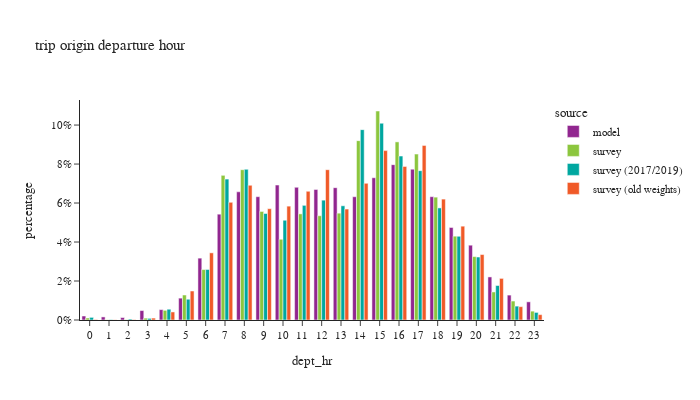

Here is the notebook cell this chart was saved with:
### Code cell
df_plot = df_trip.groupby(['dept_hr','source'])['trexpfac'].agg(sample_count='size', trexpfac='sum').reset_index()
df_plot['percentage'] = df_plot.groupby(['source'], group_keys=False)['trexpfac']. \
    apply(lambda x: x / float(x.sum()))

fig = px.bar(df_plot, x="dept_hr", y="percentage", color="source",
             barmode="group",title="trip origin departure hour",
             hover_data=['trexpfac','sample_count'])
fig.update_layout(height=400, width=700, font=dict(size=11),
                  xaxis = dict(dtick = 1, categoryorder='category ascending'),
                  yaxis=dict(tickformat=".0%"))
fig.show()

### Figure 1 — Plotly figure (JSON) as saved in the notebook; plotly's stock layout.template omitted (floating-point values rounded to 4 significant figures)
{"data": [{"alignmentgroup": "True", "customdata": [[19300.0, 19300.0], [14890.0, 14890.0], [11800.0, 11800.0], [45650.0, 45650.0], [50160.0, 50160.0], [105700.0, 105700.0], [299000.0, 299000.0], [511500.0, 511500.0], [619600.0, 619600.0], [596000.0, 596000.0], [652300.0, 652300.0], [641300.0, 641300.0], [631000.0, 631000.0], [639600.0, 639600.0], [595900.0, 595900.0], [687600.0, 687600.0], [750900.0, 750900.0], [729100.0, 729100.0], [596000.0, 596000.0], [447200.0, 447200.0], [361600.0, 361600.0], [208200.0, 208200.0], [120400.0, 120400.0], [87810.0, 87810.0]], "hovertemplate": "source=model<br>dept_hr=%{x}<br>percentage=%{y}<br>trexpfac=%{customdata[0]}<br>sample_count=%{customdata[1]}<extra></extra>", "legendgroup": "model", "marker": {"color": "#91268F", "pattern": {"shape": ""}}, "name": "model", "offsetgroup": "model", "orientation": "v", "showlegend": true, "textposition": "auto", "type": "bar", "x": [0, 1, 2, 3, 4, 5, 6, 7, 8, 9, 10, 11, 12, 13, 14, 15, 16, 17, 18, 19, 20, 21, 22, 23], "xaxis": "x", "y": [0.002048, 0.00158, 0.001253, 0.004845, 0.005324, 0.01122, 0.03173, 0.05428, 0.06576, 0.06326, 0.06922, 0.06806, 0.06697, 0.06788, 0.06324, 0.07297, 0.07969, 0.07738, 0.06326, 0.04746, 0.03838, 0.0221, 0.01278, 0.009319], "yaxis": "y"}, {"alignmentgroup": "True", "customdata": [[16430.0, 37.0], [2205.0, 10.0], [2649.0, 18.0], [15530.0, 31.0], [79980.0, 82.0], [206700.0, 214.0], [417200.0, 676.0], [1197000.0, 1625.0], [1243000.0, 1961.0], [898100.0, 1565.0], [668000.0, 1583.0], [878000.0, 1781.0], [862500.0, 1915.0], [883700.0, 1816.0], [1484000.0, 2135.0], [1729000.0, 2486.0], [1473000.0, 2478.0], [1373000.0, 2609.0], [1016000.0, 2047.0], [693500.0, 1460.0], [524500.0, 1035.0], [232200.0, 623.0], [156800.0, 276.0], [73320.0, 133.0]], "hovertemplate": "source=survey<br>dept_hr=%{x}<br>percentage=%{y}<br>trexpfac=%{customdata[0]}<br>sample_count=%{customdata[1]}<extra></extra>", "legendgroup": "survey", "marker": {"color": "#8CC63E", "pattern": {"shape": ""}}, "name": "survey", "offsetgroup": "survey", "orientation": "v", "showlegend": true, "textposition": "auto", "type": "bar", "x": [0, 1, 2, 3, 4, 5, 6, 7, 8, 9, 10, 11, 12, 13, 14, 15, 16, 17, 18, 19, 20, 21, 22, 23], "xaxis": "x", "y": [0.001019, 0.0001367, 0.0001643, 0.0009632, 0.004959, 0.01282, 0.02587, 0.07422, 0.0771, 0.05569, 0.04142, 0.05444, 0.05348, 0.0548, 0.09201, 0.1072, 0.09137, 0.08512, 0.06302, 0.043, 0.03253, 0.0144, 0.009724, 0.004546], "yaxis": "y"}, {"alignmentgroup": "True", "customdata": [[19180.0, 34.0], [2759.0, 11.0], [6762.0, 16.0], [12040.0, 30.0], [78620.0, 79.0], [151600.0, 200.0], [368800.0, 644.0], [1029000.0, 1594.0], [1100000.0, 1918.0], [777500.0, 1510.0], [728300.0, 1538.0], [837000.0, 1713.0], [874900.0, 1859.0], [833800.0, 1738.0], [1390000.0, 2084.0], [1437000.0, 2379.0], [1197000.0, 2386.0], [1090000.0, 2502.0], [818300.0, 1959.0], [611300.0, 1373.0], [459700.0, 978.0], [251700.0, 582.0], [101400.0, 245.0], [55420.0, 116.0]], "hovertemplate": "source=survey (2017/2019)<br>dept_hr=%{x}<br>percentage=%{y}<br>trexpfac=%{customdata[0]}<br>sample_count=%{customdata[1]}<extra></extra>", "legendgroup": "survey (2017/2019)", "marker": {"color": "#00A7A0", "pattern": {"shape": ""}}, "name": "survey (2017/2019)", "offsetgroup": "survey (2017/2019)", "orientation": "v", "showlegend": true, "textposition": "auto", "type": "bar", "x": [0, 1, 2, 3, 4, 5, 6, 7, 8, 9, 10, 11, 12, 13, 14, 15, 16, 17, 18, 19, 20, 21, 22, 23], "xaxis": "x", "y": [0.001348, 0.0001939, 0.0004752, 0.0008456, 0.005524, 0.01065, 0.02591, 0.0723, 0.0773, 0.05463, 0.05118, 0.05881, 0.06148, 0.05859, 0.09765, 0.1009, 0.08411, 0.0766, 0.0575, 0.04295, 0.0323, 0.01769, 0.007127, 0.003894], "yaxis": "y"}, {"alignmentgroup": "True", "customdata": [[3623.0, 37.0], [1556.0, 10.0], [2729.0, 15.0], [15170.0, 54.0], [63510.0, 218.0], [228700.0, 708.0], [530100.0, 2086.0], [929200.0, 4369.0], [1063000.0, 4773.0], [878700.0, 3513.0], [898800.0, 3020.0], [1016000.0, 3534.0], [1187000.0, 4303.0], [875900.0, 3789.0], [1079000.0, 3845.0], [1337000.0, 4753.0], [1212000.0, 5744.0], [1378000.0, 6566.0], [954300.0, 5132.0], [740700.0, 3761.0], [516700.0, 2662.0], [328400.0, 1622.0], [105300.0, 682.0], [42390.0, 268.0]], "hovertemplate": "source=survey (old weights)<br>dept_hr=%{x}<br>percentage=%{y}<br>trexpfac=%{customdata[0]}<br>sample_count=%{customdata[1]}<extra></extra>", "legendgroup": "survey (old weights)", "marker": {"color": "#F05A28", "pattern": {"shape": ""}}, "name": "survey (old weights)", "offsetgroup": "survey (old weights)", "orientation": "v", "showlegend": true, "textposition": "auto", "type": "bar", "x": [0, 1, 2, 3, 4, 5, 6, 7, 8, 9, 10, 11, 12, 13, 14, 15, 16, 17, 18, 19, 20, 21, 22, 23], "xaxis": "x", "y": [0.0002354, 0.0001011, 0.0001773, 0.0009859, 0.004127, 0.01486, 0.03445, 0.06038, 0.0691, 0.0571, 0.05841, 0.06602, 0.07711, 0.05692, 0.07011, 0.08689, 0.07878, 0.08958, 0.06202, 0.04813, 0.03358, 0.02134, 0.006841, 0.002755], "yaxis": "y"}], "layout": {"barmode": "group", "font": {"size": 11}, "height": 400, "legend": {"title": {"text": "source"}, "tracegroupgap": 0}, "title": {"text": "trip origin departure hour"}, "width": 700, "xaxis": {"anchor": "y", "categoryorder": "category ascending", "domain": [0.0, 1.0], "dtick": 1, "title": {"text": "dept_hr"}}, "yaxis": {"anchor": "x", "domain": [0.0, 1.0], "tickformat": ".0%", "title": {"text": "percentage"}}}}
